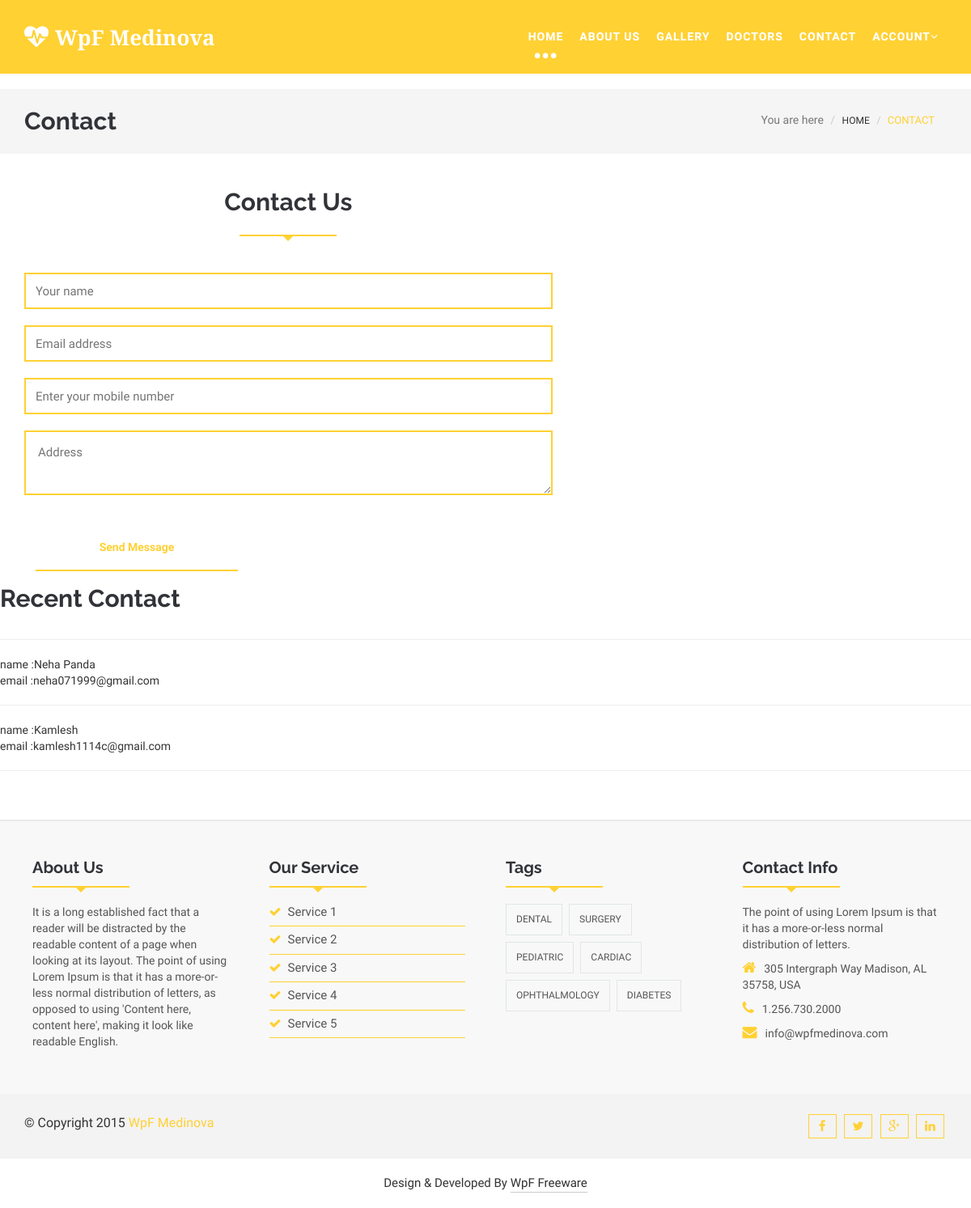
Page /contact/ on the committed database.
### myapp/models.py (models this page shows, shortened)
class Contact(models.Model):
	name=models.CharField(max_length=100)
	email=models.CharField(max_length=100)
	mobile=models.IntegerField()
	address=models.TextField()

### myapp/views.py (the view)
# urls.py: path('contact/',views.contact,name='contact'),
def contact(request):
	if request.method=="POST":
		Contact.objects.create(
			name=request.POST['name'],
			email=request.POST['email'],
			mobile=request.POST['mobile'],
			address=request.POST['address'],
		)
		msg="Contact Saved Successfully"
		contacts=Contact.objects.all().order_by("-id")[:3]
		return render (request,'contact.html',{'msg':msg,'contacts':contacts})
	else:
		contacts=Contact.objects.all().order_by("-id")[:3]
		return render(request,'contact.html',{'contacts':contacts})

### myapp/templates/contact.html (shortened to what this page needs)
{% extends 'header.html' %}
{% load static %}
{% block content %}
<!DOCTYPE html>
<html lang="en">
  <head>
  </head>
  <body>
    <section id="blogArchive">
      <div class="row">
        <div class="col-lg-12 col-md-12">
          <div class="blog-breadcrumbs-area">
            <div class="container">
              <div class="blog-breadcrumbs-left">
                <h2>Contact</h2>
              </div>
              <div class="blog-breadcrumbs-right">
                <ol class="breadcrumb">
                  <li>You are here</li>
                  <li><a href="/">Home</a></li>
                  <li class="active">Contact</li>
                </ol>
              </div>
            </div>
          </div>
        </div>
      </div>
    </section>
    <section id="contact">
      <div class="container">
        <div class="row">
          <div class="col-lg-7 col-md-7 col-sm-6">
            <div class="contact-form">
              <div class="section-heading">
                <h2>Contact Us</h2>
                <div class="line"></div>
              </div>
              <form class="submitphoto_form" method="POST" action="{% url 'contact' %}">
                <input type="text" class="wp-form-control wpcf7-text" placeholder="Your name" name="name">
                <input type="email" class="wp-form-control wpcf7-email" placeholder="Email address" name="email">
                <input type="text" class="wp-form-control wpcf7-text" placeholder="Enter your mobile number" name="mobile">
                <textarea id="subject" name="address"class="wp-form-control wpcf7-textarea" placeholder="Address" style="height:80px"></textarea>
               <button class="wpcf7-submit button--itzel" type="submit"><span>Send Message</span></button>
              </form>
            </div>
          </div>
          </div>
        </div>
      <h2>Recent Contact</h2>
      <hr>
      {% for i in contacts %}
        name :{{i.name}}<br>
        email :{{i.email}}
      <hr>
      {% endfor %}
    </section>
     </body>
</html>
{% endblock %}

### myapp/static/css/themes/default-theme.css (style rules this page uses)
.scrollToTop:hover, .scrollToTop:focus,.readmore_area a::before,.sl-slider h2> strong,.sl-slider p> strong, .single-top-feature .readmore_area a span,.service-icon-effect,.service-icon .service-icon-effect:hover,.single-service>h3 a:hover,.single-service>h3 a:focus, .whyChoose-right .media-heading,.whyChoose-right .media:hover .media-icon,.doctors-nav figcaption h2, .testimonial-cotent > p span,.testimonial-nav .slick-dots li.slick-active button::before,.blog-comments-box li > h2,.blog-comments-box li span, .blog-author > ul > li a:hover,.footer-service li > a:hover,.footer-service li > a span,.contact-info > p span,.footer-copyright>p>a, .blog-breadcrumbs-right .breadcrumb > li a:hover,.blog-breadcrumbs-right .breadcrumb > .active,.blog-details blockquote::before,.blog-details blockquote::after, .sidebar-widget p>a,.sidebar-widget>ul li>a:hover,.postnav-left:hover .navg-title,.postnav-right:hover .navg-title,.author-name:hover, .similar-post .media-body a:hover,.similar-post > h2,.nav-tabs > li.active > a, .nav-tabs > li.active > a:focus, .nav-tabs > li.active > a:hover, .button--itzel .button__icon,.button--itzel > span,#myModal .modal-title, .form-submit input:hover,.error-page-area h1,.error-page-area h3 { color: #ffd133; }
.line { border-bottom: 2px solid #ffd133; background: none repeat scroll 0 0 transparent; height: 1px; margin: 0 auto 45px; padding: 5px; position: relative; width: 120px; }
.line::after, .line::before { border: medium solid transparent; content: " "; height: 0; left: 50%; pointer-events: none; position: absolute; top: 100%; width: 0; }
.line::before { border-width: 9px; margin-left: -6px; }
.line::after { border-top-color: #ffd133; border-width: 8px; margin-left: -8px; }
.testimonial-nav .slick-dots li,.blog-content .readmore_area a,.wp-form-control, .button--itzel::before,.error-page-area .readmore_area a { border: 2px solid #ffd133; }

### rows in the picture
Contact: name "Neha Panda", email "neha071999@gmail.com"
Contact: name "Kamlesh", email "kamlesh1114c@gmail.com"
